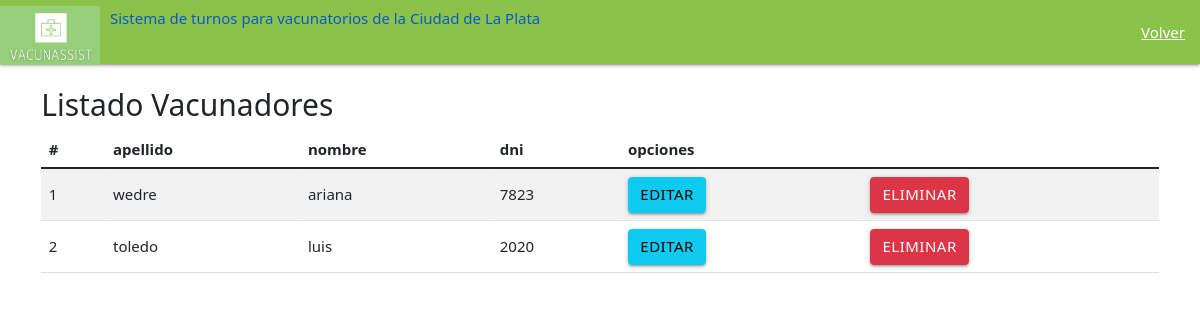
The page /eliminarVacunador/ on the database its author committed.
### main/models.py (models this page shows, shortened)
class Vacunador(models.Model):
    vacunador_nombre= models.CharField(max_length=200)
    vacunador_apellido= models.CharField(max_length=20)
    vacunador_fechaNac= models.DateTimeField("fecha nacimiento")
    vacunador_zona= models.CharField(max_length=200)
    vacunador_dni= models.IntegerField()
    vacunador_email= models.EmailField(max_length=254)
    codigo= models.IntegerField()
    contraseña = models.CharField(max_length=200)

### main/views.py (the view)
# urls.py: path('eliminarVacunador/', views.eliminarVacunador, name= 'eliminarVacunador' ),
def eliminarVacunador(request):
    administradorList= Vacunador.objects.all()
    return render(request, "main/eliminarVacunador.html",{"administradores" : administradorList})

### main/templates/main/eliminarVacunador.html (shortened to what this page needs)
<!DOCTYPE html>
{% load static %}
<html lang="en" dir="ltr">
  <head>
        <link rel="stylesheet" href="https://cdnjs.cloudflare.com/ajax/libs/materialize/1.0.0/css/materialize.min.css">
        <link type='text/css' href="{% static 'css/estilo.css' %}" rel="stylesheet" />
    <link href="https://cdn.jsdelivr.net/npm/bootstrap@5.1.3/dist/css/bootstrap.min.css" rel="stylesheet">
    <nav>
        <div class="nav-wrapper  light-green">
          <a href="/" class="brand-logo">
            <img src="{% static 'imagenes/Logo_VacunAssist_recortado.png' %}" class="img-fluid" width="100" height="66">
          <div class="right"  style="margin: 9px 0px 0px 10px">
            <h6>Sistema de turnos para vacunatorios de la Ciudad de La Plata</h6>
            </div>
          </a>
          <ul id="nav-mobile" class="right hide-on-med">
            <li><a href="/inicio_admin/">Volver</a></li>
          </ul>
        </div>
      </nav>
      <body>
        <div class="container py-4">
          <div class="row">
            <div class="col-md-12">
              <h2>Listado Vacunadores</h2>
<div class="table-responsive">
    <table class="table table-striped">
      <thead>
        <tr>
          <th>#</th>
          <th>apellido</th>
          <th>nombre</th>
          <th>dni</th>
          <th colspan="2">opciones</th>
      </thead>
      <tbody>
        {% for c in administradores %}
        <tr>
          <td>{{forloop.counter}}</td>
          <td>{{c.vacunador_apellido}} </td>
          <td> {{c.vacunador_nombre}}</td>
          <td>{{c.vacunador_dni}}</td>
          <td><a href="edicionVacunadores/{{c.dni}}" class="btn btn-block btn-info">Editar</a></td>
          <td><a href="/eliminar_Admin/{{c.vacunador_dni}}/{{c.vacunador_nombre}}" class="btn btn-block btn-danger">Eliminar</a></td>
        </tr>
        {% endfor%}
      </tbody>
    </table>
      </body>

### rows shown on the page
Vacunador: vacunador_apellido "wedre", vacunador_nombre "ariana", vacunador_dni "7823"
Vacunador: vacunador_apellido "toledo", vacunador_nombre "luis", vacunador_dni "2020"
